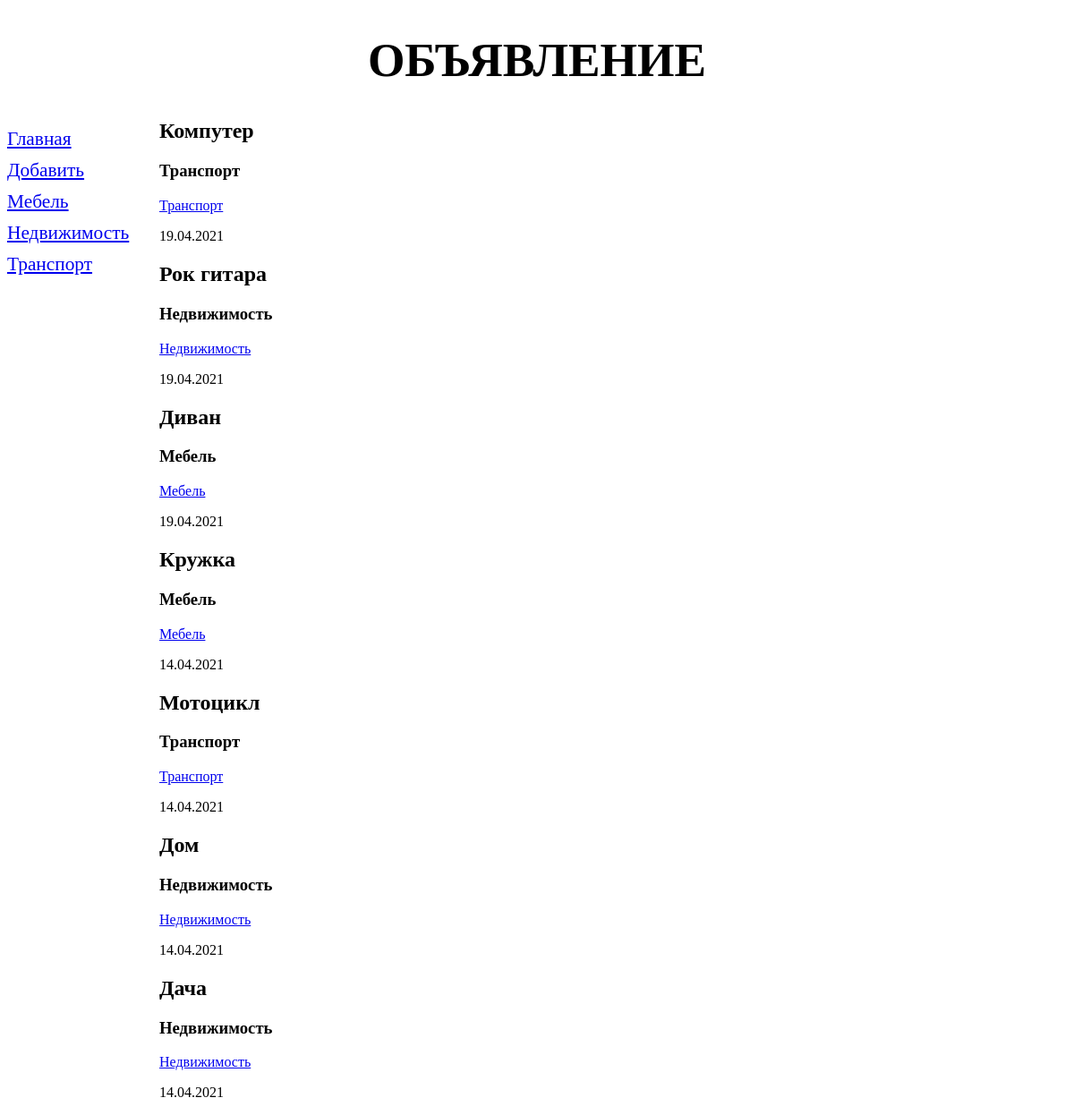
/bboard/, run on the app's committed database.
### bboard/models.py (models this page shows)
class Rubric(models.Model):
    def __str__(self):
        return self.name
    name = models.CharField(max_length=20, db_index=True, verbose_name='Название')
    class Meta:
        verbose_name_plural = 'Рубрики'
        verbose_name = 'Рубрика'
        ordering = ['name']

class Bb(models.Model):
    rubric = models.ForeignKey('Rubric', null=True, on_delete=models.PROTECT, verbose_name='Рубрика')
    title = models.CharField(max_length=50, verbose_name='Товар')
    content = models.TextField(null=True, blank=True, verbose_name='Описание')
    price = models.FloatField(null=True, blank=True, verbose_name='Цена')
    published = models.DateField(auto_now_add=True, db_index=True, verbose_name='Опубликовано')
    class Meta:
        verbose_name_plural = 'Объявления'
        verbose_name = 'Объявление'
        ordering = ['-published']

### bboard/views.py (the view, shortened to what this page needs)
# urls.py: path('', index, name='index')
def index(request):
    bbs = Bb.objects.all()
    rubrics = Rubric.objects.all()
    context = {'bbs': bbs, 'rubrics': rubrics}
    return render(request, 'bboard/index.html', context)

### bboard/templates/bboard/index.html
{% extends 'layout/basic.html' %}
{% block content %}
{% for bb in bbs %}
<div>
    <h2>{{ bb.title }}</h2>
    <h3>{{ bb.rubric }}</h3>
    <p><a href="{% url 'by_rubric' bb.rubric.pk %}">{{ bb.rubric.name }}</a></p>
    <p>{{ bb.published|date:"d.m.Y" }}</p>
</div>
{% endfor %}
{% endblock %}

### bboard/templates/layout/basic.html (shortened to what this page needs)
<!DOCTYPE html>
{% load static %}
<html lang="en">
<head>
    <link rel="stylesheet" type="text/css"
          href="{% static 'bboard/style.css' %}">
</head>
<body>
    <header>
        <h1>Объявление</h1>
    </header>
    <nav>
        <a href="{% url 'index' %}">Главная</a>
        <a href="{% url 'add' %}">Добавить</a>
        {% for rubric in rubrics %}
            <a href="{% url 'by_rubric' rubric.pk %}">{{ rubric.name }}</a>
        {% endfor %}
    </nav>
    <section>
        {% block content %}
        {% endblock %}
    </section>
</body>
</html>

### bboard/static/bboard/style.css (style rules this page uses)
header h1 { font-size: 40pt; text-transform: uppercase; text-align: center; background: url("bee.jpg") left / auto 100% no-repeat; }
nav { font-size: 16pt; width: 150px; float: left; }
nav a { display: block; margin: 10px 0px; }
section { margin-left: 170px; }

### data on the page
Rubric: name "Мебель"
Rubric: name "Недвижимость"
Rubric: name "Транспорт"
Bb: title "Компутер", rubric "Транспорт", rubric.name "Транспорт", published "19.04.2021"
Bb: title "Рок гитара", rubric "Недвижимость", rubric.name "Недвижимость", published "19.04.2021"
Bb: title "Диван", rubric "Мебель", rubric.name "Мебель", published "19.04.2021"
Bb: title "Кружка", rubric "Мебель", rubric.name "Мебель", published "14.04.2021"
Bb: title "Мотоцикл", rubric "Транспорт", rubric.name "Транспорт", published "14.04.2021"
Bb: title "Дом", rubric "Недвижимость", rubric.name "Недвижимость", published "14.04.2021"
Bb: title "Дача", rubric "Недвижимость", rubric.name "Недвижимость", published "14.04.2021"
